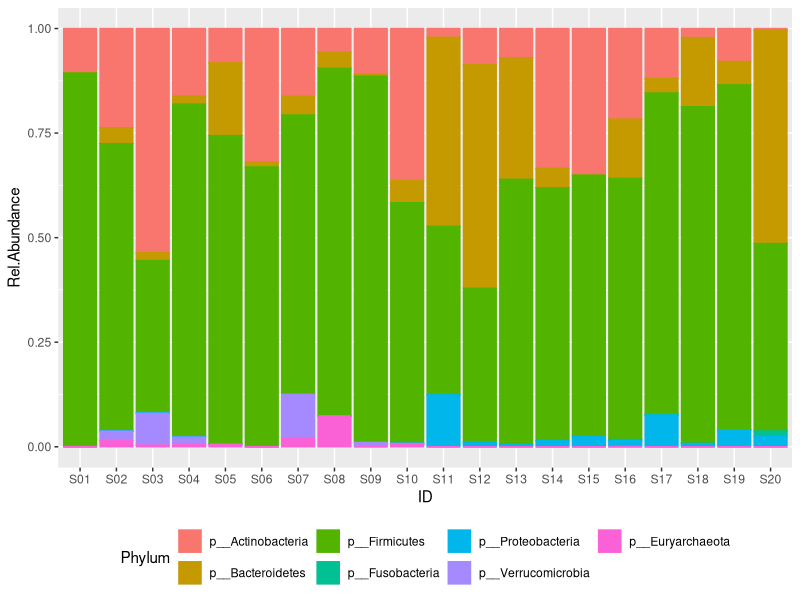
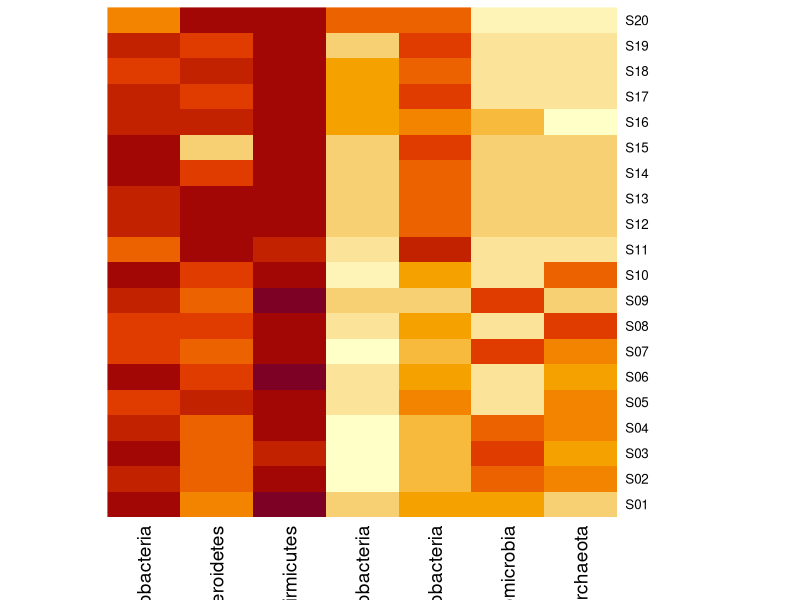
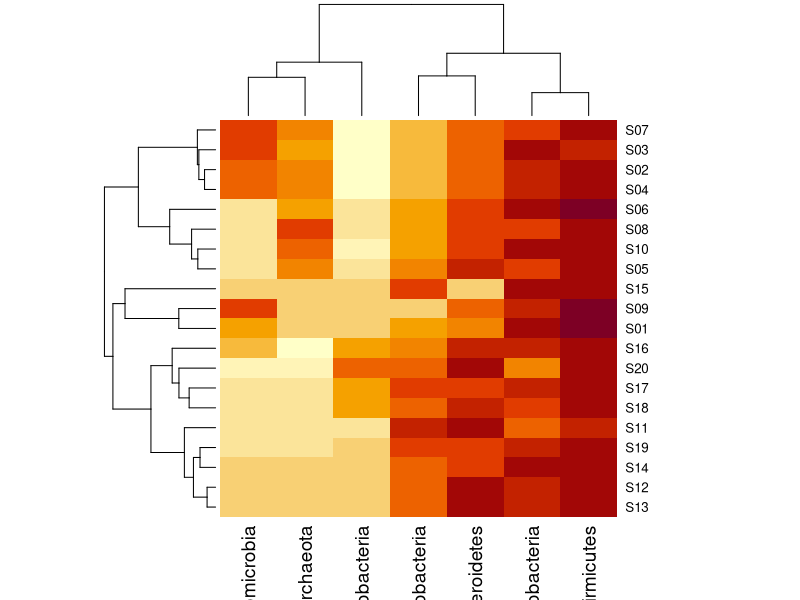
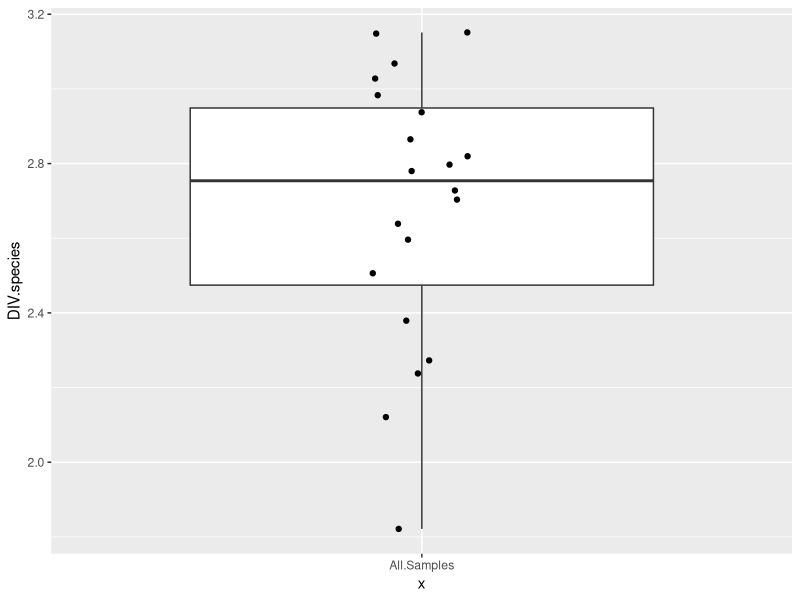
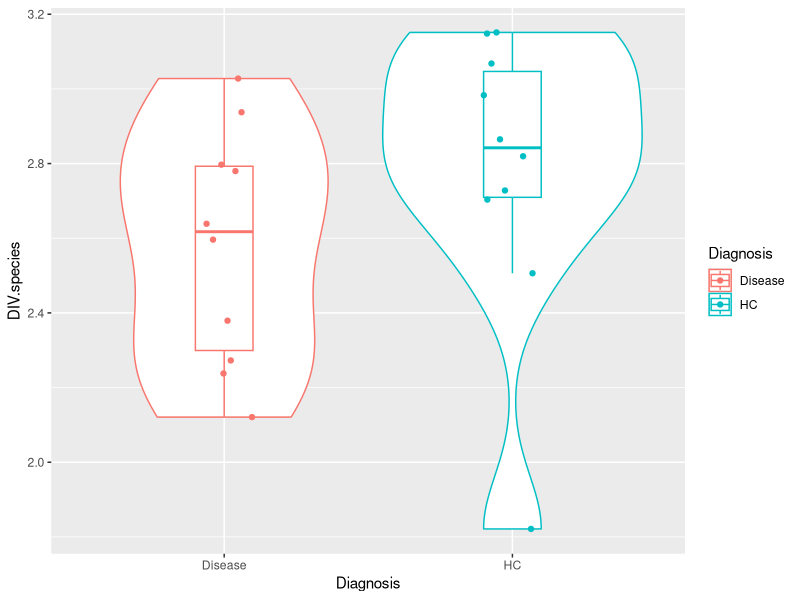
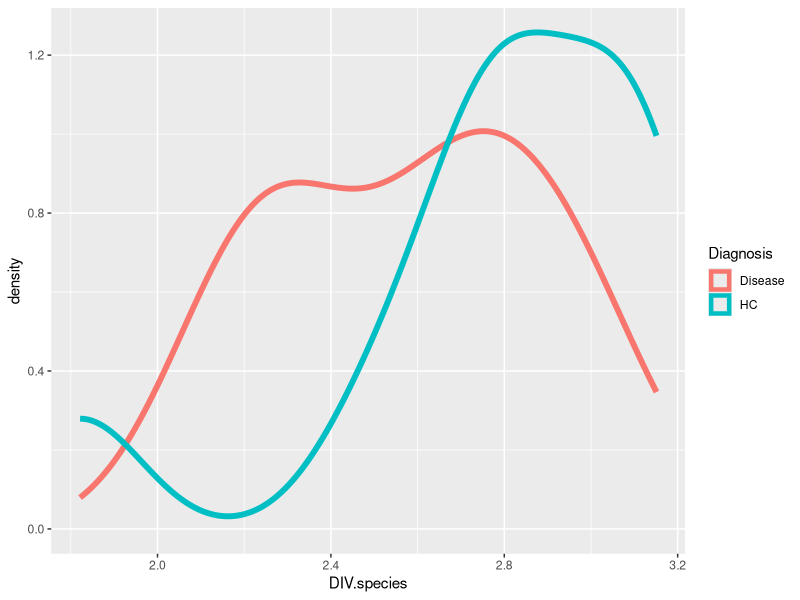
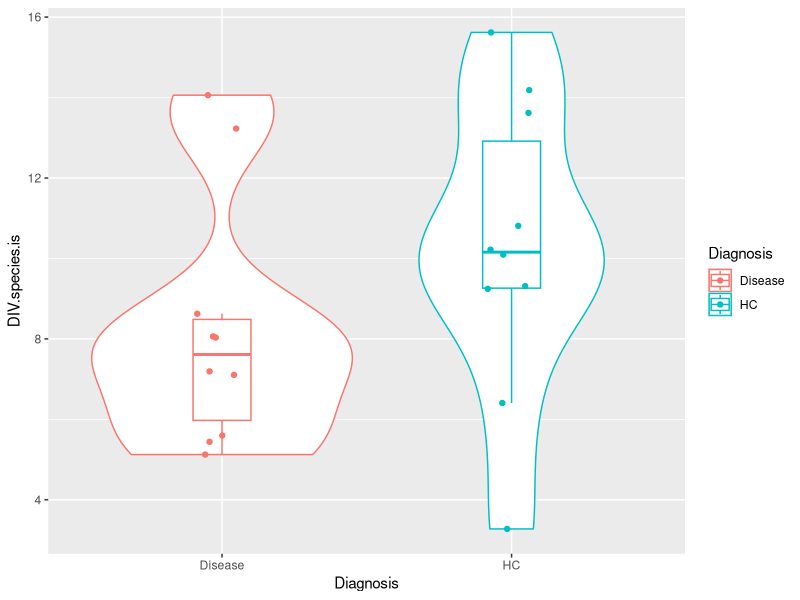
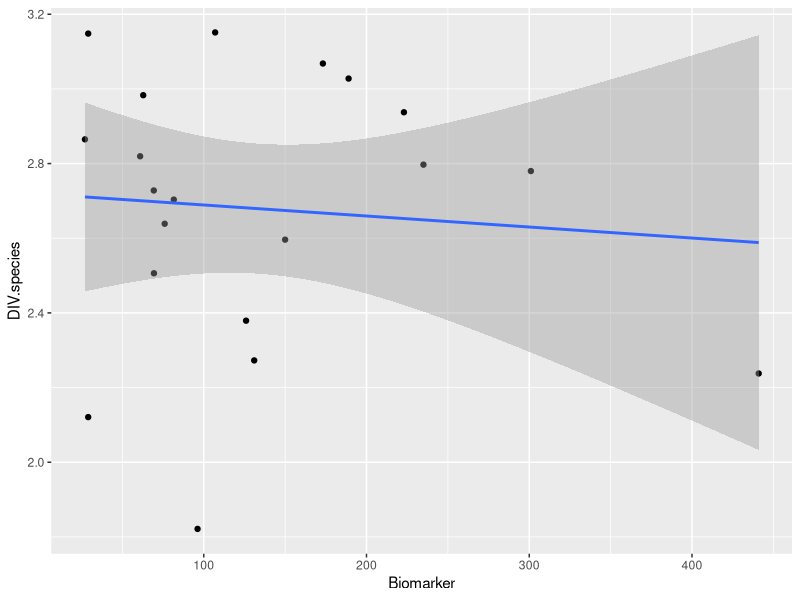

Write R code to recreate these figures, in order.
# ===============================================================================
# ===============================================================================
# R. Gacesa, UMCG (2022)
#
# Microbiome data analysis student workshop
# ===============================================================================
# ===============================================================================

# ======================================================
# ======================================================
# ======================================================
#
# MICROBIOME WORKSHOP, parts 3 & 4:
#  PART III:
#  > examination of multiple microbiome samples
#  > calculation of Beta diversity (between-microbiome distance)
#  
#  PART IV:
#  > case-control analysis of microbiome taxa between healthy and disease
#  
# ======================================================
# ======================================================
# ======================================================

setwd('~/2022_Teaching/codes/')

# load libraries
# ===========================
library(vegan)
library(ggplot2)
library(tidyr)
library(ellipse)

# =====================================================================================================================
# =====================================================================================================================
# PART 3: exploratory data analysis, multiple samples
# =====================================================================================================================
# =====================================================================================================================
# load microbiome data: 
inMB <- read.table('p2_microbiomes_data.csv',sep=',',header=T,stringsAsFactors = F)
# load metadata: 
inMeta <- read.table('p2_microbiomes_meta.csv',sep=',',header=T,stringsAsFactors = F)
# merge microbiome with metadata
inDFm <- merge(inMB,inMeta,by="ID")

# examine data
inMB[1:5,1:5]
head(inMeta)

# i) plot samples, phylum-level
inDFm2 <- inDFm
rownames(inDFm2) <- inDFm2$ID
inDFm2 <- inDFm2[,-grep('c__',colnames(inDFm2))]
inDFm2 <- inDFm2[,grep('p__',colnames(inDFm2))]
inDFm2 <- inDFm2[,colSums(inDFm2) != 0,]
inDFm2$ID <- row.names(inDFm2)
#   > shorten names of phyla for prettier plot
#     > iterate over phyla columns, shorten each
for (rn in grep('p__',colnames(inDFm2))) { colnames(inDFm2)[rn] <- strsplit(colnames(inDFm2)[rn],split = '\\.')[[1]][2] }

#  > data has to be in long format (each sample + phylum combination in separate row) for ggplot
inDFm2long <- gather(inDFm2, Phylum, Rel.Abundance,p__Actinobacteria:p__Euryarchaeota, factor_key=TRUE)
#   > examine long data
head(inDFm2long)
#   > plot phylum-level composition per sample
ggplot(inDFm2long,aes(x=ID,y=Rel.Abundance,col=Phylum,fill=Phylum)) + geom_col() + theme(legend.position = "bottom")

# plot variant 2: heatmap of phyla VS samples
inDFm3 <- inDFm2
inDFm3$ID <- NULL
# plain heatmap
heatmap(log(as.matrix(inDFm3)+0.00001),Rowv = NA, Colv = NA)
# with hierarchial clustering of taxa and samples
heatmap(log(as.matrix(inDFm3)+0.00001))

# ii) Diversity:
# ============================

# a) plot shannon diversity of species for each sample
colsSpecies <- grep('s__',colnames(inDFm))
inDFm$DIV.species <- vegan::diversity(inDFm[,colsSpecies],index = "shannon")
ggplot(inDFm, aes(y=DIV.species,x="All.Samples")) + geom_boxplot(outlier.alpha = F) + geom_jitter(width = 0.1,height = 0)

# b) plot it split by healthy / disease
table(inDFm$Diagnosis)
ggplot(inDFm, aes(y=DIV.species,x=Diagnosis,col=Diagnosis)) + geom_violin() + geom_boxplot(width=0.2,outlier.alpha = F) + geom_jitter(width = 0.1,height = 0)

# c) is this difference statistically significant?
wilcox.test(inDFm$DIV.species[inDFm$Diagnosis=="Disease"],inDFm$DIV.species[inDFm$Diagnosis=="HC"])

# d) how do distributions look, are there any outliers / suspicious samples?
ggplot(inDFm, aes(x=DIV.species,col=Diagnosis)) + geom_density(size=2)

# e) what happens if we examine different diversity metric (inverse simpson)
# - why?
inDFm$DIV.species.is <- vegan::diversity(inDFm[,colsSpecies],index = "invsimpson")
ggplot(inDFm, aes(y=DIV.species.is,x=Diagnosis,col=Diagnosis)) + geom_violin() + geom_boxplot(width=0.2,outlier.alpha = F) + geom_jitter(width = 0.1,height = 0)
wilcox.test(inDFm$DIV.species.is[inDFm$Diagnosis=="Disease"],inDFm$DIV.species.is[inDFm$Diagnosis=="HC"])

# what about other metadata?
# > biomarker
ggplot(inDFm, aes(y=DIV.species,x=Biomarker)) + geom_point() + geom_smooth(method = "lm")
# > is it linked to disease?
ggplot(inDFm, aes(y=Biomarker,x=Diagnosis,col=Diagnosis)) + geom_violin() + geom_boxplot(width=0.2,outlier.alpha = F) + geom_jitter(width = 0.1,height = 0)
wilcox.test(inDFm$Biomarker[inDFm$Diagnosis=="Disease"],inDFm$Biomarker[inDFm$Diagnosis=="HC"])
# > BMI
ggplot(inDFm, aes(y=DIV.species,x=BMI)) + geom_point() + geom_smooth(method = "lm")
ggplot(inDFm, aes(y=DIV.species,x=BMI,col=Diagnosis)) + geom_point() + geom_smooth(method = "lm")
# > AGE
ggplot(inDFm, aes(y=DIV.species,x=Age)) + geom_point() + geom_smooth(method = "lm")
ggplot(inDFm, aes(y=DIV.species,x=Age,col=Diagnosis)) + geom_point() + geom_smooth(method = "lm")

# iii) Beta diversity
# ============================

# 0) calculate B/C dissimilarity between first two samples
rownames(inDFm) <- inDFm$ID
colsSpecies <- grep('s__',colnames(inDFm))
bc12 <- vegan::vegdist(inDFm[1:2,colsSpecies],method = "bray")
print(bc12)

# a) calculate distance matrix of Bray-Curtis dissimilarity between samples on species level
# ======================================================
rownames(inDFm) <- inDFm$ID
colsSpecies <- grep('s__',colnames(inDFm))
bcSpec <- vegan::vegdist(inDFm[,colsSpecies],method = "bray")
# how does it look?
as.matrix(bcSpec)[1:5,1:5]
# b) perform PCoA on it
pcoaMat <- cmdscale(bcSpec, eig = T, k=3)
variance <- head(eigenvals(pcoaMat)/sum(eigenvals(pcoaMat)))
var_pc1 <- as.integer(variance[1]*100)
var_pc2 <- as.integer(variance[2]*100)
var_pc3 <- as.integer(variance[3]*100)
# c) convert to dataframe for happiness and plotting
pcoaDF <- as.data.frame(pcoaMat$points)
# d) annotate dataframe
colnames(pcoaDF) <- c("PC1","PC2","PC3")
#    merge with metadata
pcoaDF <- merge(pcoaDF,inDFm,by='row.names')    

# e) plot first two principal coordinates
# ======================================================
centroids <- aggregate(cbind(PC1,PC2) ~ Diagnosis,pcoaDF,mean)

ggplot(pcoaDF,aes(x=PC1,y=PC2,col=Diagnosis)) + 
        geom_point(size=2) +
        theme_classic() + 
        geom_point(data=centroids,shape=4,stroke=3.5,size=6,aes(x=centroids$PC1,y=centroids$PC2),alpha=1) + 
        xlab(paste0('PC 1,',' (',var_pc1,'% variance)')) + 
        ylab(paste0('PC 2,',' (',var_pc2,'% variance)')) + 
        stat_ellipse()
  

# f) plot 2nd and 3rd principal coordinates
# ======================================================
centroids <- aggregate(cbind(PC2,PC3) ~ Diagnosis,pcoaDF,mean)
ggplot(pcoaDF,aes(x=PC2,y=PC3,col=Diagnosis)) + 
  geom_point(size=2) +
  theme_classic() + 
  geom_point(data=centroids,shape=4,stroke=3.5,size=6,aes(x=centroids$PC2,y=centroids$PC3),alpha=1) + 
  xlab(paste0('PC 2,',' (',var_pc2,'% variance)')) + 
  ylab(paste0('PC 3,',' (',var_pc3,'% variance)')) + 
  stat_ellipse()


# iv) quantifying the variance explained by disease variable
# (Permutational Multivariate Analysis of Variance Using Distance Matrices)
# ======================================================
adonis(bcSpec ~ inDFm$Diagnosis,permutations = 1000)

# v) advanced/optional: biplot: quantification of factors shaping PCoA plots
# ===================================================================
# a) select species and calculate bray-curtis distance matrix
rownames(inDFm) <- inDFm$ID
colsSpecies <- grep('s__',colnames(inDFm))
bcSpec <- vegan::vegdist(inDFm[,colsSpecies],method = "bray")
# b) perform PCoA on it
pcoaMat <- cmdscale(bcSpec, eig = T, k=3)
var_pc1 <- as.integer(variance[1]*100)
var_pc2 <- as.integer(variance[2]*100)
var_pc3 <- as.integer(variance[3]*100)
# c) convert to dataframe for happiness and plotting
pcoaDF <- as.data.frame(pcoaMat$points)
# d) annotate dataframe
colnames(pcoaDF) <- c("PC1","PC2","PC3")
#    merge with metadata
pcoaDF <- merge(pcoaDF,inDFm,by='row.names')
#    calculate centers of groups
centroids <- aggregate(cbind(PC1,PC2) ~ Diagnosis,pcoaDF,mean)

# e) calculate biplot weights
sp <- inDFm[,grep('s__',colnames(inDFm))]
colnames(sp)=sapply(strsplit(colnames(sp), ".", fixed=TRUE), tail, 1)
colnames(sp)=gsub(".*s__","",colnames(sp))
pcoaMat2 <- cmdscale(bcSpec)
en=envfit(pcoaMat2,inDFm[,c("Age","Diagnosis","Biomarker","BMI")], na.rm=T, permutations=10000)

en_coord_cont = as.data.frame(scores(en, "vectors")) * ordiArrowMul(en)
en_coord_factors = as.data.frame(scores(en, display = "factors"))
en_coords_merged <- rbind.data.frame(en_coord_cont,en_coord_factors[rownames(en_coord_factors) %in% c("GenderM","DiagnosisDisease"),])
coord = en_coord_cont/2

# f) plot results
ggplot(pcoaDF,aes(x=PC1,y=PC2,col=Diagnosis)) +
  geom_point(size=2) +
  theme_classic() +
  geom_point(data=centroids,shape=4,stroke=3.5,size=6,aes(x=centroids$PC1,y=centroids$PC2),alpha=1) +
  xlab(paste0('PC 1,',' (',var_pc1,'% variance)')) +
  ylab(paste0('PC 2,',' (',var_pc2,'% variance)')) +
  geom_segment(data=en_coords_merged, aes(x = 0, y = 0, xend = Dim1, yend = Dim2), size =1, colour = "firebrick",arrow = arrow()) +
  geom_text(data = en_coords_merged, aes(x = Dim1, y = Dim2-0.05), colour = "firebrick", fontface = "bold", label = row.names(en_coords_merged)) + 
  theme(legend.position = "bottom")

# ==============================================================
# ==============================================================
# Part IV) compare microbiome taxa between healthy and disease
# ==============================================================
# ==============================================================
inDFm2 <- inDFm
# find all taxa (for comparison of healthy vs disease)
taxaC <- grep('^k__',colnames(inDFm))
# define dataframe for results
res <- NULL
# shorten names for convenience
for (taxC in taxaC) {
  taxName <- colnames(inDFm2)[taxC]
  taxNameS <- strsplit(colnames(inDFm2)[taxC],split = '\\.')[[1]]
  taxShortName = taxNameS[length(taxNameS)]
  colnames(inDFm2)[taxC] <- taxShortName
}
# test features one by one
for (taxC in taxaC) {
  # select column for test
  taxName <- colnames(inDFm2)[taxC]
  # do non-parametric test of healthy samples vs disease samples
  oneTest <- wilcox.test(inDFm2[[taxC]][inDFm2$Diagnosis=="HC"],
                         inDFm2[[taxC]][inDFm2$Diagnosis=="Disease"])
  # parse test results and add them to dataframe
  res <- rbind.data.frame(res,data.frame(taxon=taxName, # name of taxon
                                         abHC=mean(inDFm2[[taxC]][inDFm2$Diagnosis=="HC"]), # mean of healthy samples
                                         abD=mean(inDFm2[[taxC]][inDFm2$Diagnosis=="Disease"]), # mean of disease samples
                                         pV=oneTest$p.value)) # test p-value
}
# order results by p-value
res <- res[order(res$pV),]
# remove rows that include NAs - these appear when for 0 vs 0 comparisons
res <- res[complete.cases(res),]
# do multiple testing correction for p-values
res$FDR <- p.adjust(res$pV)
# show results wiht false discovery rate < 20%
res[res$FDR < 0.2,]

# plot example:
#  > raw
ggplot(inDFm2,aes(y=g__Escherichia,
                 x=Diagnosis,col=Diagnosis)) + geom_violin() + geom_boxplot(width=0.2,outlier.alpha = F) + geom_jitter(width = 0.1,height = 0)

# > log-transformed relative abundances: note we add arbitrary small number* to abundances to not lose 0s due to log transform
# *: 1*10^-6 is approximately our detection threshold for relative abundance so it is ~equal to 0 in our data
ggplot(inDFm2,aes(y=log(g__Escherichia+0.000001),
                  x=Diagnosis,col=Diagnosis)) + geom_violin() + geom_boxplot(width=0.2,outlier.alpha = F) + geom_jitter(width = 0.1,height = 0)
